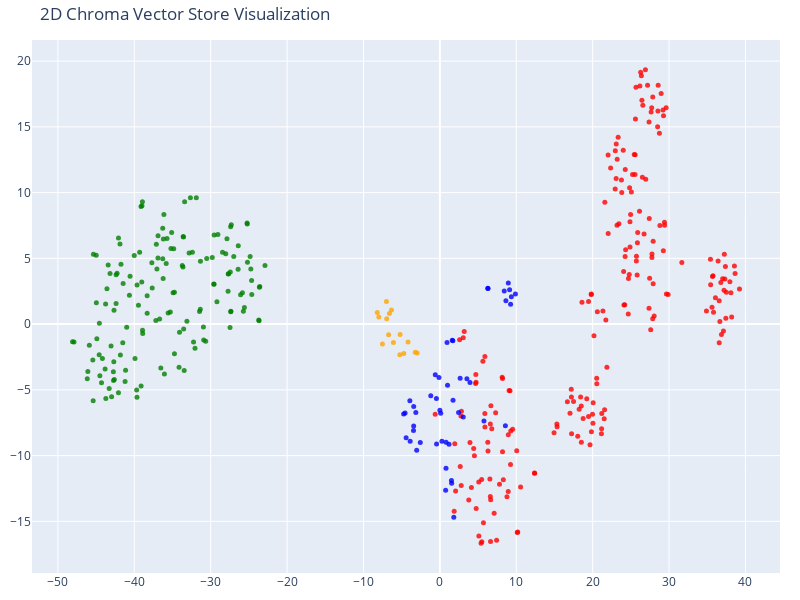

This figure's notebook cell:
### Code cell
tsne = TSNE(n_components=2, random_state=42)
reduced_vectors = tsne.fit_transform(vectors)

# Create the 2D scatter plot
fig = go.Figure(data=[go.Scatter(
    x=reduced_vectors[:, 0],
    y=reduced_vectors[:, 1],
    mode='markers',
    marker=dict(size=5, color=colors, opacity=0.8),
    text=[f"Type: {t}<br>Text: {d[:100]}..." for t, d in zip(doc_types, documents)],
    hoverinfo='text'
)])

fig.update_layout(title='2D Chroma Vector Store Visualization',
    scene=dict(xaxis_title='x',yaxis_title='y'),
    width=800,
    height=600,
    margin=dict(r=20, b=10, l=10, t=40)
)

fig.show()

### Figure 1 — Plotly figure (JSON) as saved in the notebook; plotly's stock layout.template omitted (floating-point values rounded to 4 significant figures; data arrays with more than 128 entries replaced by an {"elided": "..."} marker saying what was removed)
{"data": [{"hoverinfo": "text", "marker": {"color": {"elided": "415 str values"}, "opacity": 0.8, "size": 5}, "mode": "markers", "text": {"elided": "415 str values"}, "type": "scatter", "x": {"elided": "415 float values"}, "y": {"elided": "415 float values"}}], "layout": {"height": 600, "margin": {"b": 10, "l": 10, "r": 20, "t": 40}, "scene": {"xaxis": {"title": {"text": "x"}}, "yaxis": {"title": {"text": "y"}}}, "title": {"text": "2D Chroma Vector Store Visualization"}, "width": 800}}
